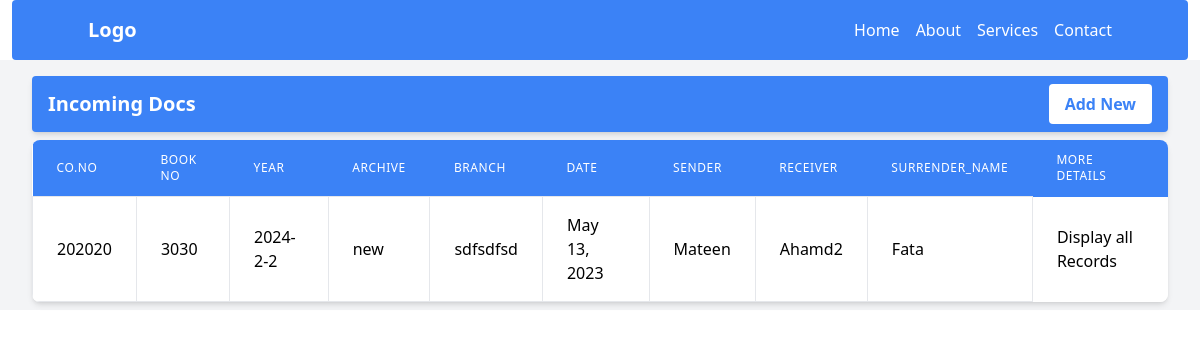
The page /records/incomingDoc/ on the database its author committed.
### records/models.py (models this page shows, shortened)
class IncomingDoc(models.Model):
    continuos_number = models.IntegerField(unique=True)
    book_no = models.IntegerField()
    page_no = models.IntegerField()
    year    = models.CharField(max_length=20, null=True, blank=True)
    archive = models.CharField(max_length=200, null=True, blank=True)
    branch  = models.CharField(max_length=200, null=True, blank=True)
    date = models.DateField(null=True, blank= True)
    sender = models.CharField(max_length=200)
    receiver = models.CharField(max_length=200)
    number = models.IntegerField()
    Surrender_name =models.CharField(max_length=200)
    Surrender_date = models.DateField()
    register_number = models.IntegerField()
    image = models.ImageField(upload_to="records/incomingdocs/images", null=True, blank=True)
    remarks = models.TextField()

### records/views.py (the view)
# urls.py: path('incomingDoc/', views.incomingDoc, name='incomingDoc'),
def incomingDoc(request):
    incomingDocs = IncomingDoc.objects.all()
    return render (request, 'records/incomingDocs.html', {
        'incomingDocs': incomingDocs,
        })

### records/templates/records/incomingDocs.html (shortened to what this page needs)
{% extends 'base.html' %}
{% load static %}
{% block content %}
    <div class=" bg-gray-100 flex flex-col items-start justify-center py-2 px-8">
        <div class="p-4 py-2  my-2 rounded text-white bg-blue-500 flex justify-between items-center shadow-md overflow-hidden w-full">
            <h4 class="text-xl font-bold">Incoming Docs</h4>
            <a href="{% url 'records:addIncomingDoc' %}">
                <button class="bg-white text-blue-500 hover:text-white hover:bg-blue-700 font-bold px-4 py-2 rounded">Add New</button>
            </a>
        </div>
        <div class="bg-white shadow-md rounded-lg overflow-hidden w-full">
            <table class="min-w-full">
                <thead>
                    <tr>
                        <th class="px-6 py-3 bg-blue-500 text-left text-xs leading-4 font-medium text-white  uppercase tracking-wider">Co.No</th>
                        <th class="px-6 py-3 bg-blue-500 text-left text-xs leading-4 font-medium text-white uppercase tracking-wider">Book No</th>
                        <th class="px-6 py-3 bg-blue-500 text-left text-xs leading-4 font-medium text-white uppercase tracking-wider">Year</th>
                        <th class="px-6 py-3 bg-blue-500 text-left text-xs leading-4 font-medium text-white uppercase tracking-wider">Archive</th>
                        <th class="px-6 py-3 bg-blue-500 text-left text-xs leading-4 font-medium text-white uppercase tracking-wider">Branch</th>
                        <th class="px-6 py-3 bg-blue-500 text-left text-xs leading-4 font-medium text-white uppercase tracking-wider">Date</th>
                        <th class="px-6 py-3 bg-blue-500 text-left text-xs leading-4 font-medium text-white uppercase tracking-wider">Sender</th>
                        <th class="px-6 py-3 bg-blue-500 text-left text-xs leading-4 font-medium text-white uppercase tracking-wider">Receiver</th>
                        <th class="px-6 py-3 bg-blue-500 text-left text-xs leading-4 font-medium text-white uppercase tracking-wider">Surrender_name</th>
                        <th class="px-6 py-3 bg-blue-500 text-left text-xs leading-4 font-medium text-white uppercase tracking-wider">More Details</th>
                    </tr>
                </thead>
                <tbody class="bg-white divide-y divide-gray-200">
                    {% for incomingDoc in incomingDocs %}
                            <tr class="hover:bg-blue-50">
                                <td class="px-6 py-4 whitespace-no-wrap border">{{incomingDoc.continuos_number}}</td>
                                <td class="px-6 py-4 whitespace-no-wrap border">{{incomingDoc.book_no}}</td>
                                <td class="px-6 py-4 whitespace-no-wrap border">{{incomingDoc.year}}</td>
                                <td class="px-6 py-4 whitespace-no-wrap border">{{incomingDoc.archive}}</td>
                                <td class="px-6 py-4 whitespace-no-wrap border">{{incomingDoc.branch}}</td>
                                <td class="px-6 py-4 whitespace-no-wrap border">{{incomingDoc.date}}</td>
                                <td class="px-6 py-4 whitespace-no-wrap border">{{incomingDoc.sender}}</td>
                                <td class="px-6 py-4 whitespace-no-wrap border">{{incomingDoc.receiver}}</td>
                                <td class="px-6 py-4 whitespace-no-wrap border">{{incomingDoc.Surrender_name}}</td>
                                <td class="px-6 py-4 whitespace-no-wrap borde ">
                                    <a href="{% url 'records:IncomingDocDetails' incomingDoc.id %}">
                                    Display all Records
                                    </a>
                                </td>
                            </tr>
                    {% endfor %}
                </tbody>
            </table>
        </div>
    </div>
{% endblock %}

### static/css_out/out.css (style rules this page uses)
html, :host { line-height: 1.5; -webkit-text-size-adjust: 100%; -moz-tab-size: 4; -o-tab-size: 4; tab-size: 4; font-family: ui-sans-serif, system-ui, sans-serif, "Apple Color Emoji", "Segoe UI Emoji", "Segoe UI Symbol", "Noto Color Emoji"; font-feature-settings: normal; font-variation-settings: normal; -webkit-tap-highlight-color: transparent; }
body { margin: 0; line-height: inherit; }
h1, h2, h3, h4, h5, h6 { font-size: inherit; font-weight: inherit; }
a { color: inherit; text-decoration: inherit; }
table { text-indent: 0; border-color: inherit; border-collapse: collapse; }
button, input, optgroup, select, textarea { font-family: inherit; font-feature-settings: inherit; font-variation-settings: inherit; font-size: 100%; font-weight: inherit; line-height: inherit; color: inherit; margin: 0; padding: 0; }
button, select { text-transform: none; }
button, [type='button'], [type='reset'], [type='submit'] { -webkit-appearance: button; background-color: transparent; background-image: none; }
blockquote, dl, dd, h1, h2, h3, h4, h5, h6, hr, figure, p, pre { margin: 0; }
button, [role="button"] { cursor: pointer; }
.my-2 { margin-top: 0.5rem; margin-bottom: 0.5rem; }
.flex { display: flex; }
.w-full { width: 100%; }
.min-w-full { min-width: 100%; }
.flex-col { flex-direction: column; }
.items-start { align-items: flex-start; }
.items-center { align-items: center; }
.justify-center { justify-content: center; }
.justify-between { justify-content: space-between; }
.overflow-hidden { overflow: hidden; }
.rounded { border-radius: 0.25rem; }
.rounded-lg { border-radius: 0.5rem; }
.border { border-width: 1px; }
.bg-blue-500 { --tw-bg-opacity: 1; background-color: rgb(59 130 246 / var(--tw-bg-opacity)); }
.bg-gray-100 { --tw-bg-opacity: 1; background-color: rgb(243 244 246 / var(--tw-bg-opacity)); }
.bg-white { --tw-bg-opacity: 1; background-color: rgb(255 255 255 / var(--tw-bg-opacity)); }
.p-4 { padding: 1rem; }
.px-4 { padding-left: 1rem; padding-right: 1rem; }
.px-6 { padding-left: 1.5rem; padding-right: 1.5rem; }
.px-8 { padding-left: 2rem; padding-right: 2rem; }
.py-2 { padding-top: 0.5rem; padding-bottom: 0.5rem; }
.py-3 { padding-top: 0.75rem; padding-bottom: 0.75rem; }
.py-4 { padding-top: 1rem; padding-bottom: 1rem; }
.text-left { text-align: left; }
.text-xl { font-size: 1.25rem; line-height: 1.75rem; }
.text-xs { font-size: 0.75rem; line-height: 1rem; }
.font-bold { font-weight: 700; }
.font-medium { font-weight: 500; }
.uppercase { text-transform: uppercase; }
.leading-4 { line-height: 1rem; }
.tracking-wider { letter-spacing: 0.05em; }
.text-blue-500 { --tw-text-opacity: 1; color: rgb(59 130 246 / var(--tw-text-opacity)); }
.text-white { --tw-text-opacity: 1; color: rgb(255 255 255 / var(--tw-text-opacity)); }
.shadow-md { --tw-shadow: 0 4px 6px -1px rgb(0 0 0 / 0.1), 0 2px 4px -2px rgb(0 0 0 / 0.1); --tw-shadow-colored: 0 4px 6px -1px var(--tw-shadow-color), 0 2px 4px -2px var(--tw-shadow-color); box-shadow: var(--tw-ring-offset-shadow, 0 0 #0000), var(--tw-ring-shadow, 0 0 #0000), var(--tw-shadow); }

### rows shown on the page
IncomingDoc: continuos_number "202020", book_no "3030", year "2024-2-2", archive "new", branch "sdfsdfsd", date "May 13, 2023", sender "Mateen", receiver "Ahamd2", Surrender_name "Fata"
